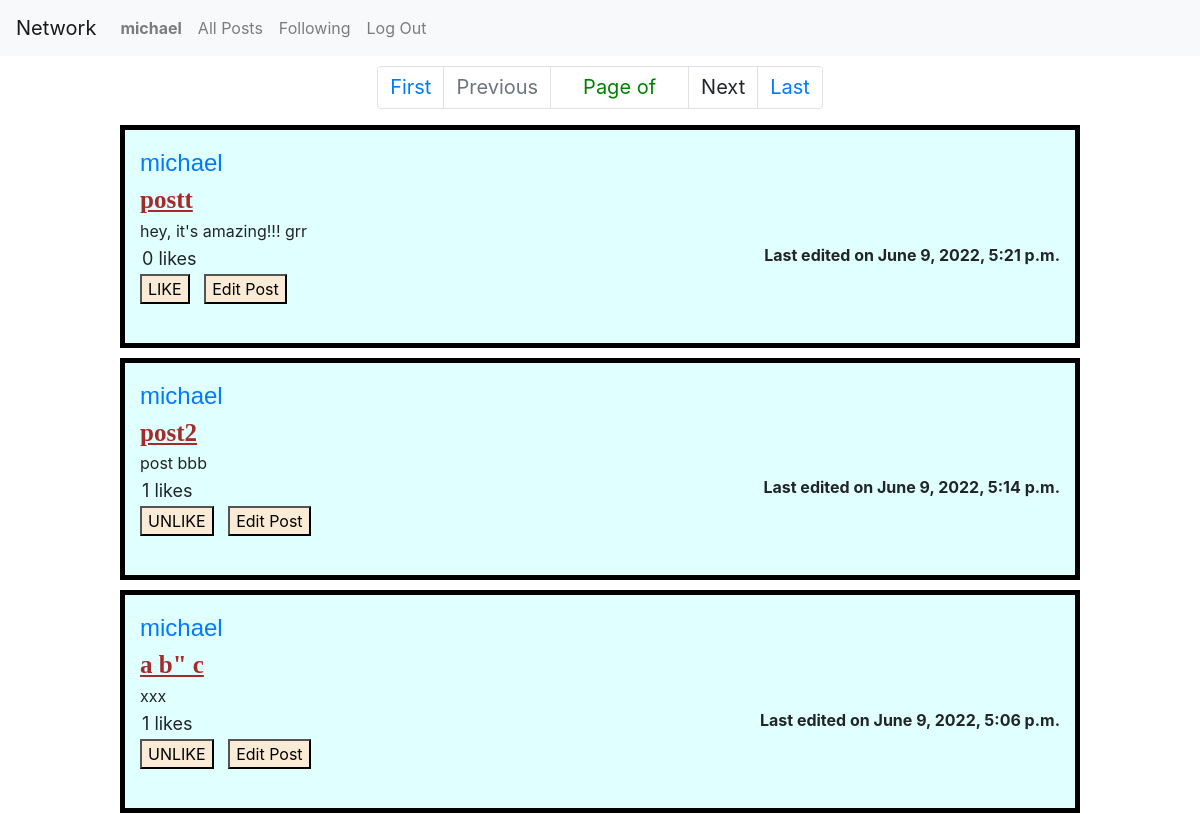
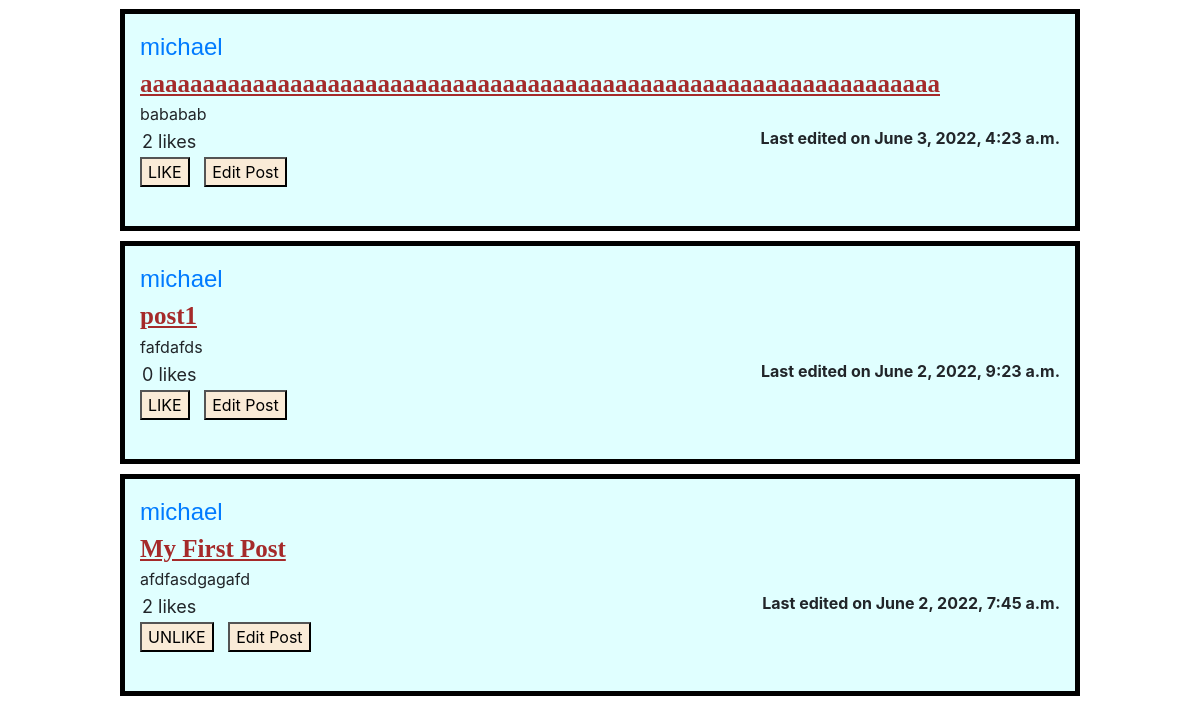
The app's page /profile/michael (signed in), older data (2 pictures, top to bottom).
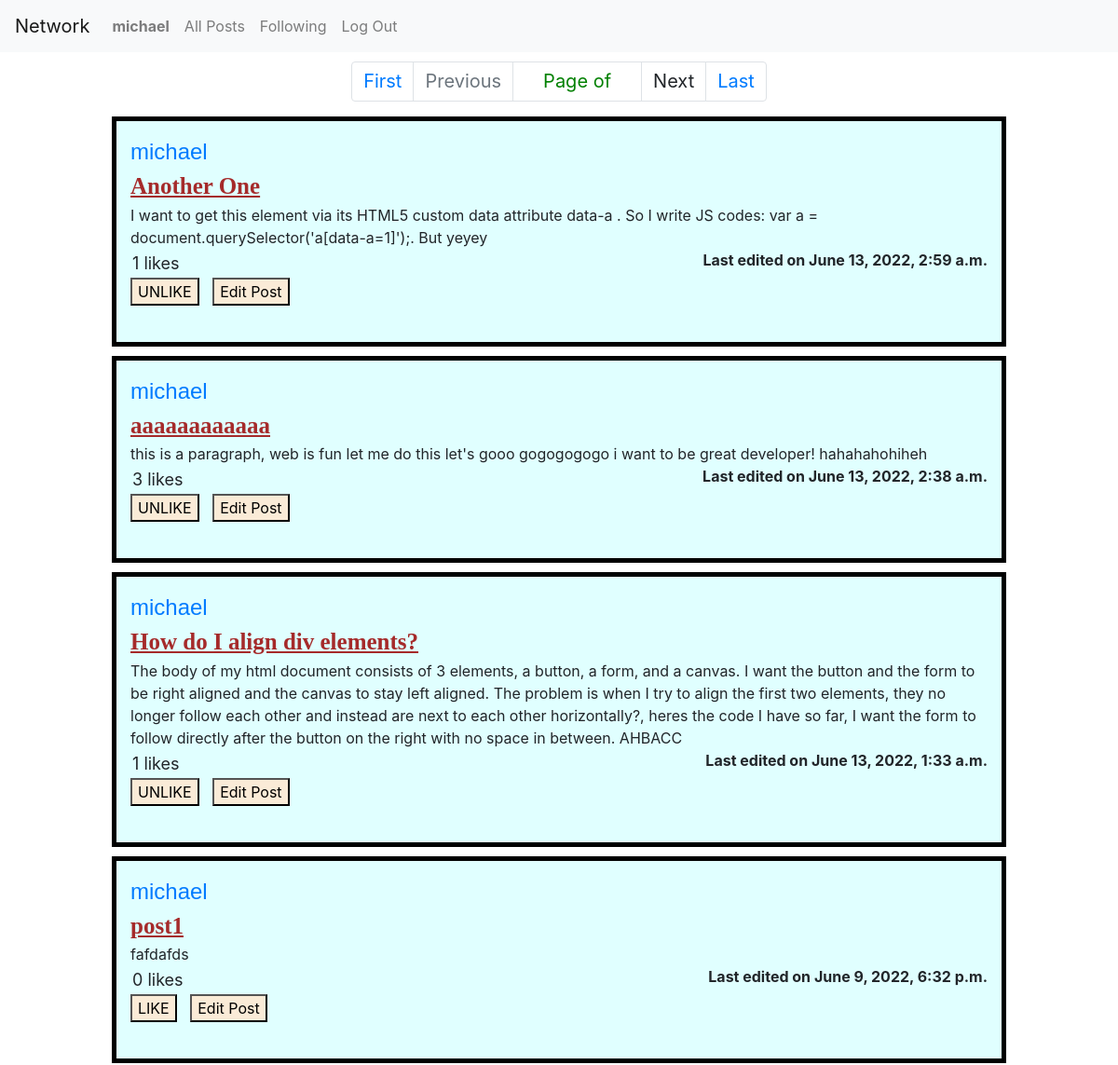
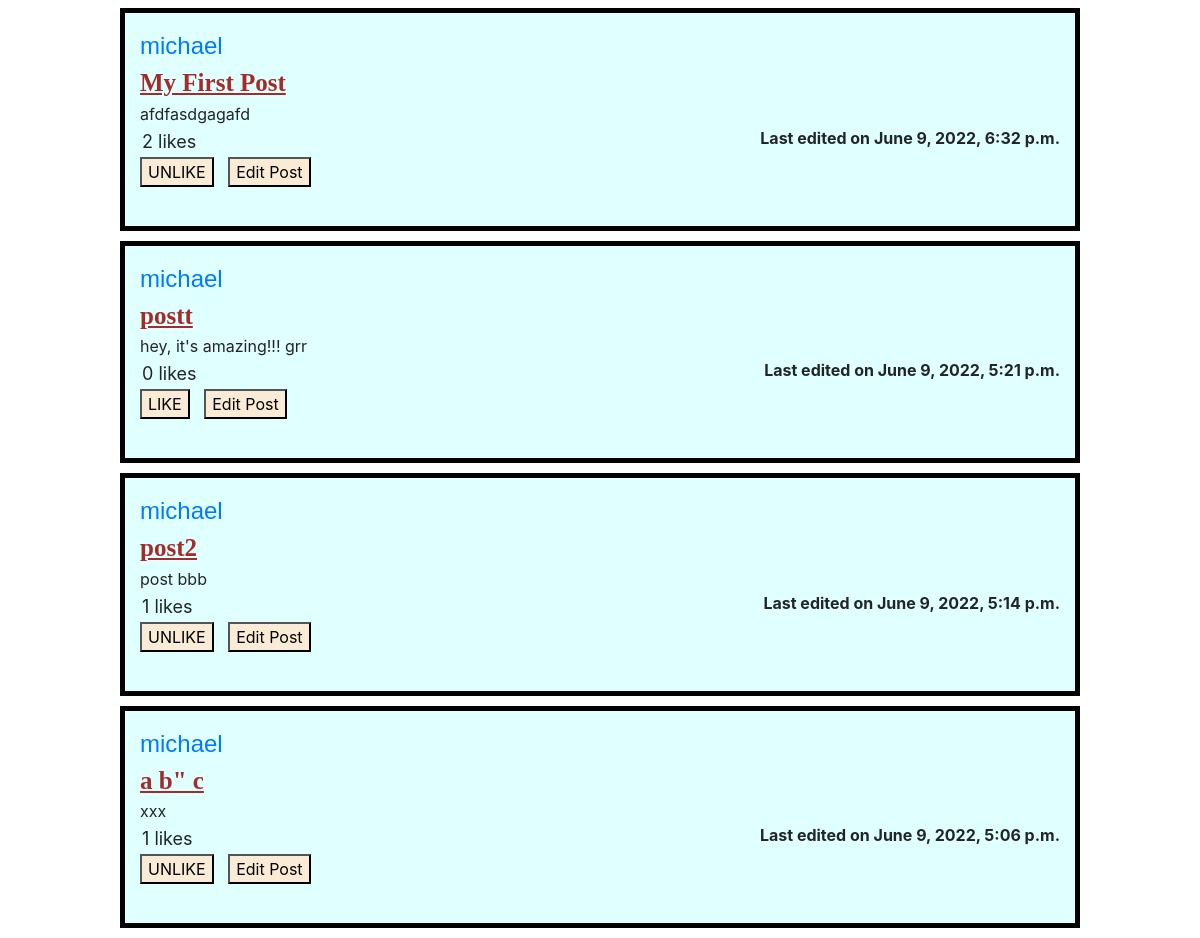
The same page, newer data (2 pictures, top to bottom).
### network/models.py (models this page shows)
class User(AbstractUser):
    id = models.AutoField(primary_key=True)
    pass

class Post(models.Model):
    id = models.AutoField(primary_key=True)
    username = models.ForeignKey(User, on_delete=models.CASCADE, related_name="post")
    title = models.CharField(max_length=64, default="")
    content = models.CharField(max_length=512)
    time = models.DateTimeField(auto_now=True)

### network/views.py (the view)
# urls.py: path("profile/<str:username>", views.profile_view, name="profile_view"),
def profile_view(request, username):
    user = User.objects.get(username = username)
    return render(request, "network/profile.html", {
        "user_id": user.id,
        "username": username,
        "follower": FollowPair.objects.filter(following = user).count(),
        "following": FollowPair.objects.filter(follower = user).count(),
        "posts": (util.fetchlikes(request, Post.objects.filter(username = user).order_by("-time")) if
                  request.user.is_authenticated else []),
        "self": user == request.user,
        "followed": (FollowPair.objects.filter(follower = request.user, following = user).count() == 1
                     if request.user.is_authenticated else None),
    })

### network/util.py (called while the page is built)
def fetchlikes(request, queryset):
    for post in queryset:
        if request.user.is_authenticated:
            post.liked = (True if LikePair.objects.filter(
                    liker = request.user,
                    likedpost = post.id
                ).count() == 1 else False)
        post.likes = LikePair.objects.filter(likedpost = post.id).count()
    return queryset

### network/templates/network/profile.html (shortened to what this page needs)
{% extends 'network/layout.html' %}
{% load static %}
{% block body %}
    {% include "network/pagination.html" %}
    {% for post in posts %}
        {% include "network/post.html" %}
    {% endfor %}
{% endblock body %}

### network/templates/network/layout.html (shortened to what this page needs)
{% load static %}
<!DOCTYPE html>
<html lang="en">
    <head>
        <link rel="stylesheet" href="https://stackpath.bootstrapcdn.com/bootstrap/4.4.1/css/bootstrap.min.css">
        <link href="{% static 'network/styles.css' %}" rel="stylesheet">
    </head>
    <body>
        <nav class="navbar navbar-expand-lg navbar-light bg-light">
            <a class="navbar-brand" href="#">Network</a>
            <div>
              <ul class="navbar-nav mr-auto">
                {% if user.is_authenticated %}
                    <li class="nav-item">
                        <a class="nav-link" href="{% url 'network:profile_view' username=user.username%}">
                            <strong>{{ user.username }}</strong>
                        </a>
                    </li>
                {% endif %}
                <li class="nav-item">
                  <a class="nav-link" href="{% url 'network:index' %}">All Posts</a>
                </li>
                {% if user.is_authenticated %}
                    <li class="nav-item">
                        <a class="nav-link" href="{% url 'network:following' %}">Following</a>
                    </li>
                    <li class="nav-item">
                        <a class="nav-link" href="{% url 'network:logout' %}">Log Out</a>
                    </li>
                {% endif %}
              </ul>
            </div>
        </nav>
        <div class="body">
            {% block body %}
            {% endblock %}
        </div>
    </body>
</html>

### network/templates/network/pagination.html
<nav aria-label="Pagination Feature" class="container2 text-center">
    <ul class="pagination">
        <li class="page-item"><a class="page-link" href="?page=1">First</a></li>
        {% if pagination.has_previous %}
            <li class="page-item"><a class="page-link" href="?page={{ pagination.previous_page_number }}">Previous</a></li>
        {% else %}
            <li class="page-item disabled"><a class="page-link">Previous</a></li>
        {% endif %}
        <li class="page-item disabled">
            <div class="page-link">
                <span id="page_no">
                    Page {{ pagination.number }} of {{ pagination.paginator.num_pages }}
                </span>
            </div>
        </li>
        {% if pagination.has_next %}
            <li class="page-item disabled"><a class="page-link" href="?page={{ pagination.next_page_number }}">Next</a></li>
        {% else %}
            <li class="page-item"><a class="page-link" disabled>Next</a></li>
        {% endif %}
        <li class="page-item"><a class="page-link" href="?page={{ pagination.paginator.num_pages }}">Last</a></li>
    </ul>
</nav>

### network/templates/network/post.html
<div class="postdiv" id={{ post.id }}>
    <article class="username">
        <a href="{% url 'network:profile_view' username=post.username %}">
            {{ post.username }}
        </a><br>
    </article>
    <article class="title">
        <strong>{{ post.title }}</strong><br>
    </article>
    <div class="editdiv" id={{ post.id }}>
        <article class="content">{{ post.content }}</article>
        <div class="likes" id="likes_{{post.id}}">
            {{ post.likes }} likes
        </div>
        <div class="time">
            Last edited on {{ post.time }}
        </div><br>
        {% if post.liked != None %}
            <button class="like_button" data-id={{ post.id }}>
                {% if post.liked %}
                UNLIKE
                {% else %}
                LIKE
                {% endif %}
            </button>
            {% if post.username == request.user %}
                <button class="edit_button" data-id={{ post.id }}>Edit Post</button>
            {% endif %}
        {% endif %}
    </div><br>
</div>

### network/static/network/styles.css (style rules this page uses)
.postdiv { background-color: lightcyan; padding: 15px; margin: 10px; border-width: 5px; border-color: black; border-style: solid; white-space: initial; }
.postdiv > .title { font-size: 25px; font-weight: bold; color: brown; font-family: Georgia, 'Times New Roman', Times, serif; text-decoration: underline; }
.postdiv > .username { font-size: 24px; font-family:'Trebuchet MS', 'Arial'; color: purple; }
.postdiv > .editdiv > .time { font-size: 16px; font-weight: bold; display: inline; float: right; }
.postdiv > .editdiv > .likes { font-size: 18px; display: inline-block; margin: 2px; }
@media (min-width: 1000px) { .postdiv { margin-left: 10%; margin-right: 10%; } }
.like_button, .edit_button { background-color: antiquewhite; margin-right: 10px; }
.container2 { font-size: 20px; margin: 10px; }
ul { list-style: none; display: table; }
li { display: table-row; }
.pagination { display: flex; justify-content: center; }
#page_no { padding: 20px; color: green; }

Row changes from the older to the newer data that the page shows:
added Post: username "michael", title "Another One", content "I want to get this element via its HTML5 custom data attribute data-a . So I write JS codes: var a = document.querySelector('a[data-a=1]');. But yeyey", likes "1", time "June 13, 2022, 2:59 a.m.", shows "UNLIKE"
changed Post: title "aaaaaaaaaaaaaaaaaaaaaaaaaaaaaaaaaaaaaaaaaaaaaaaaaaaaaaaaaaaaaaaa" → "aaaaaaaaaaaa"; content "bababab" → "this is a paragraph, web is fun let me do this let's gooo gogogogogo i want to be great developer! hahahahohiheh"; likes "2" → "3"; time "June 3, 2022, 4:23 a.m." → "June 13, 2022, 2:38 a.m."; text "LIKE" → "UNLIKE"; moves up the list
added Post: username "michael", title "How do I align div elements?", content "The body of my html document consists of 3 elements, a button, a form, and a canvas. I want the button and the form to be right aligned and the canvas to stay left aligned. The problem is when I try to align the first two elements, they no longer follow each other and instead are next to each other horizontally?, heres the code I have so far, I want the form to follow directly after the button on the right with no space in between. AHBACC", likes "1", time "June 13, 2022, 1:33 a.m.", shows "UNLIKE"
changed Post "post1": time "June 2, 2022, 9:23 a.m." → "June 9, 2022, 6:32 p.m."; moves up the list
changed Post "My First Post": time "June 2, 2022, 7:45 a.m." → "June 9, 2022, 6:32 p.m."; moves up the list
